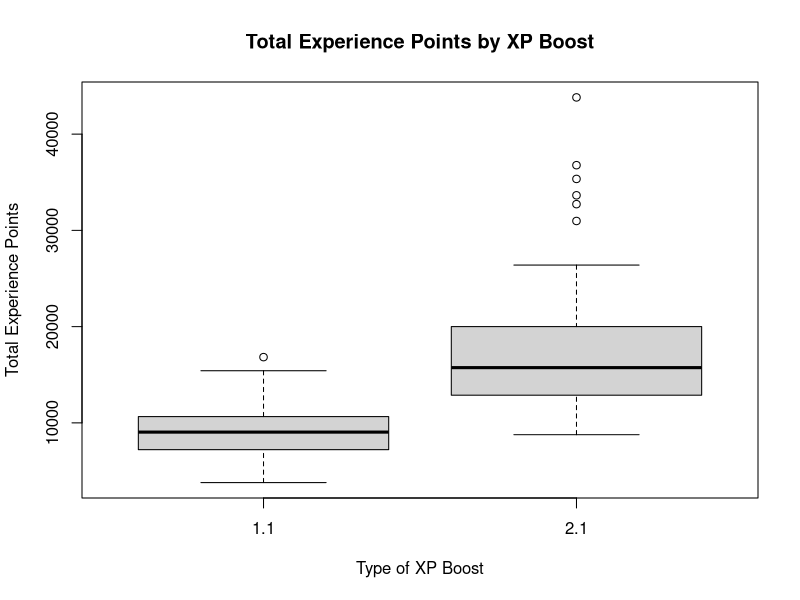

R code for this plot: (Note: this script raises an error after producing the figure.)
## ---- chunk 1
library(tidyverse)
library(readxl)
cod <- read_excel('CODGames2_mp.xlsx', sheet = 1)
## ---- chunk 2
cod_working <- cod %>%
  rename(
    map1 = Map1,
    map2 = Map2,
    choice = Choice,
    map_vote = MapVote,
    date = Date,
    full_partial = FullPartial,
    result = Result,
    eliminations = Eliminations,
    deaths = Deaths,
    score = Score,
    damage = Damage,
    total_xp = TotalXP,
    primary_weapon = PrimaryWeapon,
    xp_multiplier = XPType, # call this multiplier, will convert in next command
    did_player_vote = DidPlayerVote,
    game_type = GameType,
    confirms = Confirms,
    denies = Denies,
    objectives = Objectives,
    objective_kills = ObjectiveKills,
    captures = Captures,
    diffuses = Diffuses,
    plants = Plants,
    detonates = Detonates,
    deposits = Deposits,
    time_sec = Time_Sec,
    time_min = Time_Min
  ) %>%
  mutate(  # for now, only mutating variables we think are important
    map1 = as.factor(map1), 
    map2 = as.factor(map2),
    choice = as.factor(choice),
    full_partial = as.factor(full_partial),
    primary_weapon = as.factor(primary_weapon),
    xp_multiplier = if_else(xp_multiplier == '10% Boost', 1.10, 2.10),
    did_player_vote = as.logical(if_else(did_player_vote == 'Yes',1,0)),
  ) %>%
  separate(result, into = c('team_result', 'other_team_result'), sep = '-', extra = 'merge', convert = TRUE) 

# drop columns with a lot of NA values, so count the values first 
apply(cod_working, MARGIN = 2, FUN = function(x) sum(is.na(x))) # counts total NA in columns

# since NA values are either < 50 or >200 drop all columns with more than 200 NA values
cod_working <- cod_working %>%
  select(where(~ sum(is.na(.)) < 200))

## ---- chunk 3
cod_working <-
  cod_working %>%
  filter(full_partial == "Full")
## ---- chunk 4
boxplot(total_xp ~ xp_multiplier, data = cod_working,
        main = "Total Experience Points by XP Boost",
        xlab = "Type of XP Boost",
        ylab = "Total Experience Points")

## ---- chunk 5

cod_working %>%
  group_by(xp_multiplier) %>%
  summarise(
    count = n(),
    min = min(total_xp),
    q1 = quantile(total_xp, 0.25),
    median = median(total_xp),
    mean = mean(total_xp),
    q3 = quantile(total_xp, 0.75),
    max = max(total_xp),
    sd = sd(total_xp)
  )

## ---- chunk 6
# import libraries and data 
cod <- 
## ---- chunk 7
RegTree <- rpart(score ~ total_xp + eliminations + deaths + damage + xp_multiplier + Outcome,
                 method = "anova",
                 data = cod_working,
                 minbucket = 15)

fancyRpartPlot(RegTree,
               cex = .7)

RegTree$variable.importance
